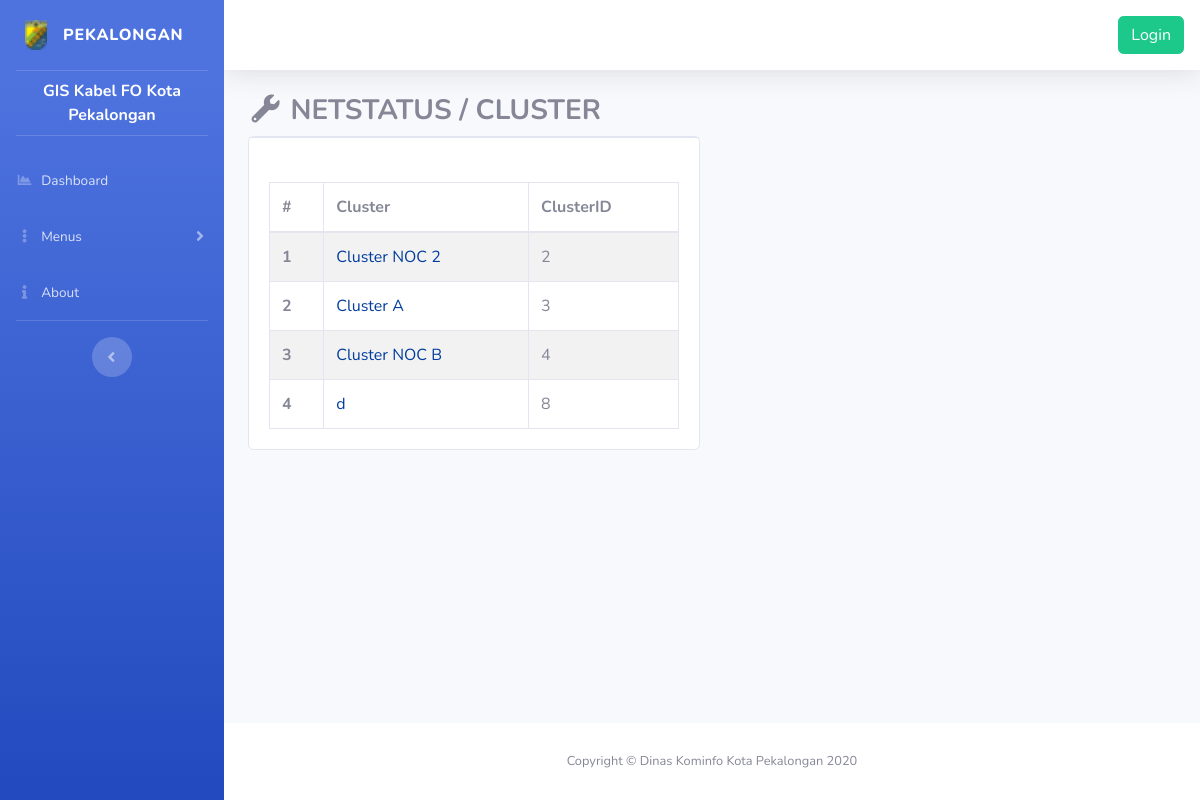
Screenshot of /index.php/netstatus/cluster with the database file from the repository.
### tables this page shows
CREATE TABLE `desc` (
  `id` int(11) NOT NULL,
  `name` varchar(255) NOT NULL,
  `desc` text NOT NULL
);

CREATE TABLE `cluster` (
  `id` int(3) NOT NULL,
  `cluster` varchar(100) NOT NULL
);

### index.php (called while the page is built, shortened)
<?php
require_once BASEPATH.'core/CodeIgniter.php';

### application/models/Home_model.php (called while the page is built, shortened)
<?php
class Home_model extends CI_Model {
	public function cluster(){
		$data = $this->db->query("SELECT * FROM cluster");
		return $data->result_array();
	}
}

### application/views/home/cluster.php (the view, shortened to what this page needs)
<div class="container-fluid">
	<h3><strong><span><?= $icon ?></span> <?= $title ?></strong></h3>
	<section class="content">
		<div class="row">
			<div class="col-lg-6 col-md-12 col-sm-12">
				<div class="box-body">
					<div class="card">
						<div class="card-header d-flex p-0">
						</div>
						<div class="card-body">
							<div class="tab-content">
								<br>
								<div class="table-wrapper-scroll-y my-custom-scrollbar">
									<table class="table table-bordered table-striped mb-0">
										<thead>
											<tr>
												<th scope="col">#</th>
												<th scope="col">Cluster</th>
												<th scope="col">ClusterID</th>
											</tr>
										</thead>
										<tbody>
											<?php $i = 1; ?>
											<?php foreach ($cluster as $c) : ?>
												<tr>
													<th scope="row"><?= $i; ?></th>
														<td scope="col"><a href="<?php echo site_url() ?>netstatus/clusterdetails/<?php echo $c['id'] ?>" style="color: #003d9e"><?php echo $c['cluster'] ?></td>
													<td><?php echo $c['id'] ?></td>
											</tr>
											<?php $i++; ?>
										<?php endforeach; ?>
									</tbody>
								</table>
							</div>
						</div>
					</div>
				</div>
			</div>
		</div>
	</section>
</div>
</div>

### application/views/templates/frontend/sidebar.php (shortened to what this page needs)
<ul class="navbar-nav bg-gradient-primary sidebar sidebar-dark accordion" id="accordionSidebar">
  <a class="sidebar-brand d-flex align-items-center justify-content-center" href="<?php echo base_url(''); ?>">
    <div class="sidebar-brand-icon">
      <img height="30px" src="<?= base_url('/assets/img/fav.ico')?>">
    </div>
    <div class="sidebar-brand-text mx-3">Pekalongan</div>
  </a>
  <hr class="sidebar-divider my-0">
  <li class="nav-item active">
    <center class="mt-2 mb-2 ml-2 mr-2"><b><span style="color: #ffffff"><?= $desc['desc']; ?></b></span></center>
  </li>
  <hr class="sidebar-divider">
  <li class="nav-item">
    <a class="nav-link" href="<?php echo base_url('home'); ?>">
      <i class="fas fa-fw fa-chart-area"></i>
      <span>Dashboard</span></a>
    </li>
    <li class="nav-item">
      <a class="nav-link collapsed" href="#" data-toggle="collapse" data-target="#collapseUtilities" aria-expanded="true" aria-controls="collapseUtilities">
        <i class="fas fa-fw fa-ellipsis-v"></i>
        <span>Menus</span>
      </a>
    </li>
      <li class="nav-item">
        <a class="nav-link" href="<?php echo base_url('about'); ?>">
          <i class="fas fa-fw fa-info"></i>
          <span>About</span></a>
        </li>
        <hr class="sidebar-divider d-none d-md-block">
        <div class="text-center d-none d-md-inline">
          <button class="rounded-circle border-0" id="sidebarToggle"></button>
        </div>
      </ul>

### application/views/templates/frontend/header.php (style rules this page uses)
html, body { height: 100%; margin: 0; padding: 0; }
.my-custom-scrollbar { position: relative; overflow: auto; }
.table-wrapper-scroll-y { display: block; }

### rows the page displays
desc: desc "GIS Kabel FO Kota Pekalongan"
cluster: cluster "Cluster NOC 2", id "2"
cluster: cluster "Cluster A", id "3"
cluster: cluster "Cluster NOC B", id "4"
cluster: cluster "d", id "8"

### other values shown
$title "NETSTATUS / CLUSTER"
